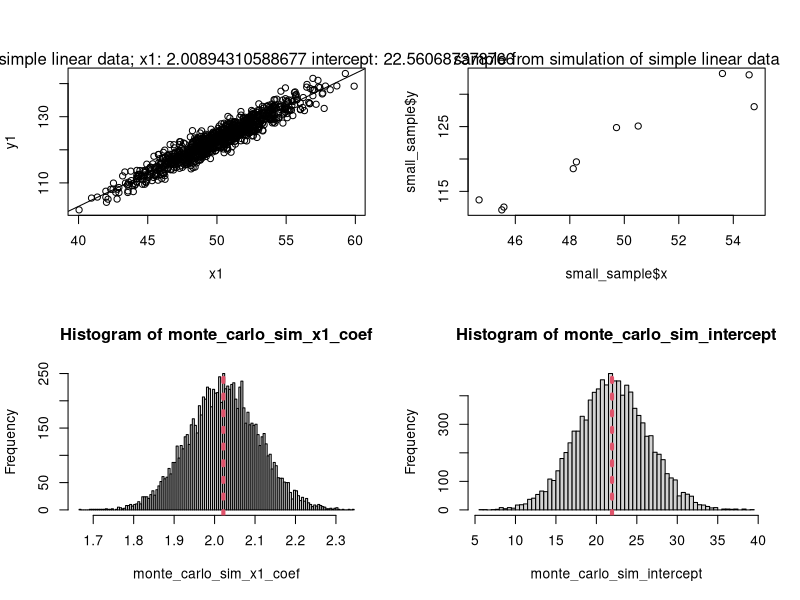

Recreate this plot in R.
par(mfrow=c(2,2))

# simulate a linear model 
set.seed(100)
x1=rnorm(1000,50,3)
error=rnorm(1000,0,2)
y1=23 + 2*x1 + error
fit <- lm(y1~x1)
plot(x = x1, y = y1)
abline(fit)
mtext(paste("simulation simple linear data; x1:", fit$coefficients[2], "intercept:",fit$coefficients[1], sep=" "))

# sampling small samples from generated simulation
rand_ind = sample(1000, 10)  # sampling only ten samples
small_sample = list(x = x1[rand_ind], y = y1[rand_ind])
plot(x = small_sample$x, y = small_sample$y)
mtext(paste("sample from simulation of simple linear data", sep=" "))

# monte-carlo-simulation start
# use small samples to fit fitted-coefficients
small_fit <- lm(small_sample$y~small_sample$x)
cat(small_fit$coefficients)

# use [fitted-coefficients] and [random samples from normal distribution] and [small_sample$x] to generate new data
monte_carlo_sim_x1_coef <- NULL
monte_carlo_sim_intercept <- NULL
for ( i in 1:10000) {
  new_y = small_fit$coefficients[1] + small_fit$coefficients[2]*small_sample$x + rnorm(10,0,1)
  monte_carlo_fit <- lm(new_y~small_sample$x)
  monte_carlo_sim_x1_coef =c(monte_carlo_sim_x1_coef, monte_carlo_fit$coefficients[2])
  monte_carlo_sim_intercept =c(monte_carlo_sim_intercept, monte_carlo_fit$coefficients[1])
}


hist(monte_carlo_sim_x1_coef, breaks=100)
abline(v=small_fit$coefficients[2], col=2, lty=3, lwd=4)

hist(monte_carlo_sim_intercept, breaks=100)
abline(v=small_fit$coefficients[1], col=2, lty=3, lwd=4)
